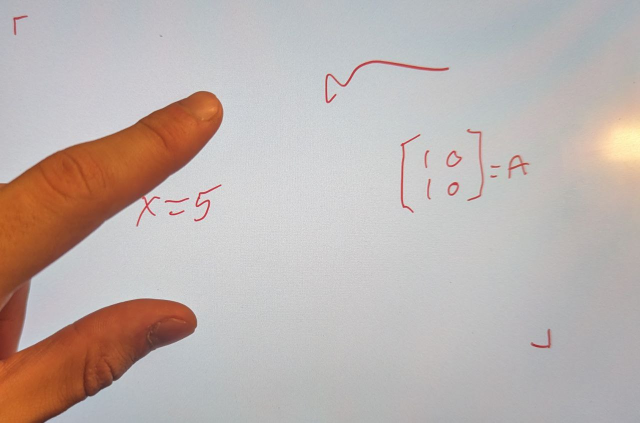
#> input picture examples/object_rejection.jpg, 1280 x 846 px, found by its file name (shown at 1/2 size)
$ python detector.py
#> lines starting #> are read from the running program, lines starting #| are printed output that depends on the picture; after the words box and inside, x2 and y2 are one past the last pixel; in counts of white or black regions, pixels touching at a corner belong together
import cv2
import numpy as np

size = (1024, 1024)
AREA = (1024 ** 2)

BORDER_SIZE = 5

def objetc_mask(img):
    pass

def Main():
    img = cv2.imread("examples/object_rejection.jpg")

    img = cv2.resize(img,size)

    gray = cv2.cvtColor(img,cv2.COLOR_RGB2GRAY)
    gray = cv2.rectangle(gray, [0, 0], [1024, 1024], 255, BORDER_SIZE)

    # _,thresh = cv2.threshold(gray, np.mean(gray), 255, cv2.THRESH_BINARY_INV)
    thresh = cv2.adaptiveThreshold(
        gray,
        255,
        cv2.ADAPTIVE_THRESH_GAUSSIAN_C,
        cv2.THRESH_BINARY,
        31,
        10
    )

    print(AREA)

    edges = cv2.dilate(cv2.Canny(thresh,0,255),None)
    edges = cv2.rectangle(edges, [0, 0], [1024, 1024], 0, 20)

    cnts = list(filter(
        lambda x: (cv2.contourArea(x) / AREA) > 0.04,
        # lambda x: print(f"{100 *cv2.contourArea(x) / AREA:.3}") == None,
        sorted(
            cv2.findContours(edges, cv2.RETR_TREE, cv2.CHAIN_APPROX_NONE)[-2],
            key=cv2.contourArea
    )))

    mask = np.zeros(size, np.uint8)
    masked = cv2.drawContours(mask, cnts,-1, 255, -1)

    cv2.imwrite("test.jpg", masked)

def rect_area(rect):
    return (rect[1][0] - rect[0][0]) * (rect[1][1] - rect[0][1])

def cnts2rects(cnts):
    rects = []

    for cnt in cnts:
        top = left = size[0]
        bottom = right = 0

        for pnt in cnt:
            y, x = pnt[0]
            top     = min(y, top)
            left    = min(x, left)

            bottom  = max(y, bottom)
            right   = max(x, right)

        rects.append(np.array([
            [top, left],
            [bottom, right],
        ]))

    return rects

def get_rejection_mask(img):
    img = cv2.resize(img, size)

    gray = cv2.cvtColor(img, cv2.COLOR_RGB2GRAY)
    #gray = cv2.fastNlMeansDenoising(gray)
    gray = cv2.fastNlMeansDenoising(gray)

    thresh = cv2.adaptiveThreshold(
        gray,
        255,
        cv2.ADAPTIVE_THRESH_MEAN_C,
        cv2.THRESH_BINARY,
        55,
        3
    )
    # _,thresh = cv2.threshold(thresh, np.mean(thresh), 255, cv2.THRESH_BINARY_INV)

    edges = cv2.dilate(cv2.Canny(thresh,0,255),None)

    contours = sorted(cv2.findContours(edges, cv2.RETR_LIST, cv2.CHAIN_APPROX_SIMPLE)[-2], key=cv2.contourArea)

    cnt_rects = cnts2rects(contours)
    cnt_rects = filter(
        lambda rect: (rect_area(rect) / AREA) >  0.05,
        cnt_rects
    )

    mask = np.zeros(size, np.uint8)
    disp = img
    for rct in cnt_rects:
        disp = cv2.rectangle(disp, rct[0], rct[1], 255, 1)
        mask = cv2.rectangle(mask, rct[0], rct[1], 255, -1)

    return disp, mask

def Main():
    img = cv2.imread("examples/object_rejection.jpg")
#> img is the input picture: shape (846, 1280, 3); mean B, G, R 175.4, 178.9, 189.7
    for i in range(1):
        disp, mask = get_rejection_mask(img)
        cv2.imwrite("test.jpg", disp)
#> this loop made 1 pass
#> pass 1, in get_rejection_mask, `img = cv2.resize(img, size)`:
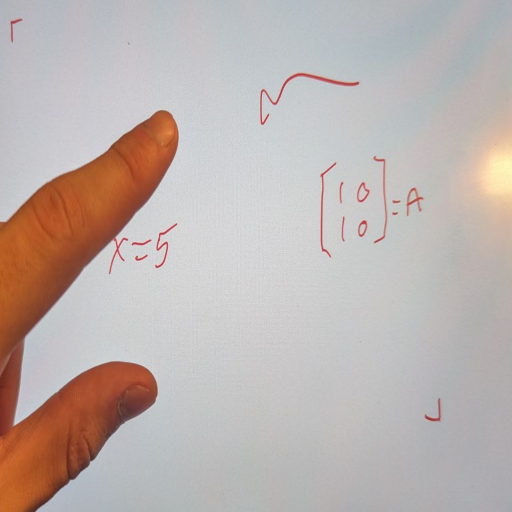
#> img: shape (1024, 1024, 3) (shown at 1/2 size); mean of channels 0, 1, 2 175.3, 178.8, 189.6; drawn as B, G, R
#> pass 1, in get_rejection_mask, `gray = cv2.cvtColor(img, cv2.COLOR_RGB2GRAY)`:
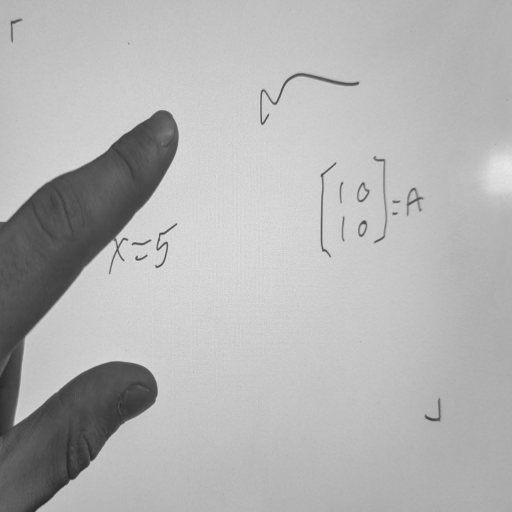
#> gray: shape (1024, 1024) (shown at 1/2 size); min 37, max 235, mean 179
#> pass 1, in get_rejection_mask, `thresh = cv2.adaptiveThreshold( gray, 255, cv2.ADAPTIVE_THRESH_MEAN_C,..`:
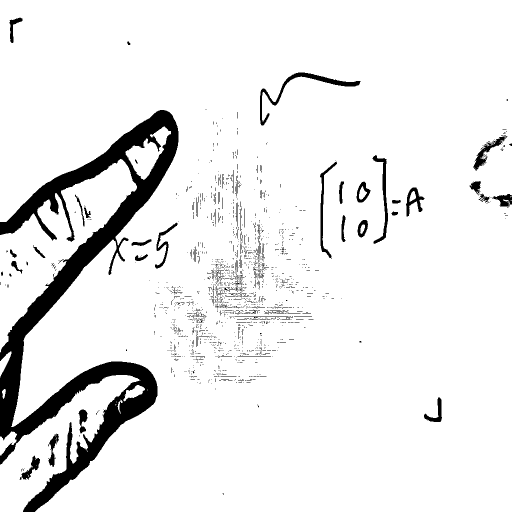
#> thresh: shape (1024, 1024) (shown at 1/2 size); 92.1% white; 2214 black regions (2148 under 20 px), largest, box (x1, y1, x2, y2) and area: (0, 220, 357, 1024) 61572, (520, 145, 721, 251) 2240, (745, 310, 776, 488) 1272


if __name__ == "__main__":
    Main()
